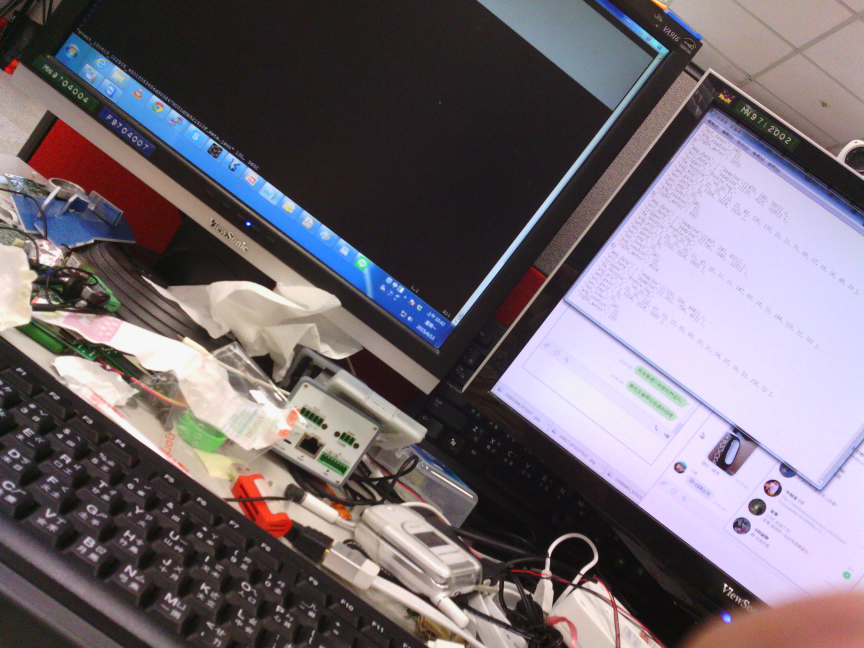
//> input picture event_150413_024218_45010053454d3038479001d0b521510f.jpg, 2592 x 1944 px (shown at 1/3 size)
$ ./main   (built with g++ and OpenCV 4)
//> lines starting //> are read from the running program, lines starting //| are printed output that depends on the picture

#include <stdlib.h>
#include <stdio.h>
#include <iostream>
#include <fstream>
#include <cmath>


#include <opencv2/core/core.hpp>
#include <opencv2/imgproc/imgproc.hpp>
#include <opencv2/highgui/highgui.hpp>

#define SHOW_IMAGE_DEBUG 1
#define SAVE_CUT_FILE 0

#define PI 3.1415926
using namespace std;
using namespace cv;


int main(int argc, char *argv[])
{

	int acc_data[3] = { -765 ,-625, -156};

	Mat imgOri;

	String imagePath = "D:\\video\\pic\\";

	String filename  = "event_150413_024218_45010053454d3038479001d0b521510f.jpg";

	imgOri = imread(imagePath + filename, 1);//讀檔
//> imgOri is the input picture: 1944 rows x 2592 cols, CV_8UC3; mean B, G, R 113.7, 105.9, 115

	if ( imgOri.empty()) // 檔案不存在  跳出
		return -1;

	// 先找出最大可能的邊
	int squareSize = sqrt(pow(imgOri.size().width, 2) + pow(imgOri.size().height, 2));
//> squareSize = 3240

	// 給定最大邊的方陣其值都為零
	Mat largeOri = Mat::zeros(squareSize, squareSize, CV_8UC3);

	//拷貝值原矩陣到最大矩陣  可避免因為旋轉所丟失的資料
	for (size_t j = 0; j < imgOri.size().height; j++){
		for (size_t i = 0; i < imgOri.size().width; i++){
			largeOri.at<Vec3b>((squareSize - imgOri.size().height) / 2 + j, (squareSize - imgOri.size().width) / 2 + i) = imgOri.at<Vec3b>(j, i);

		}
	}
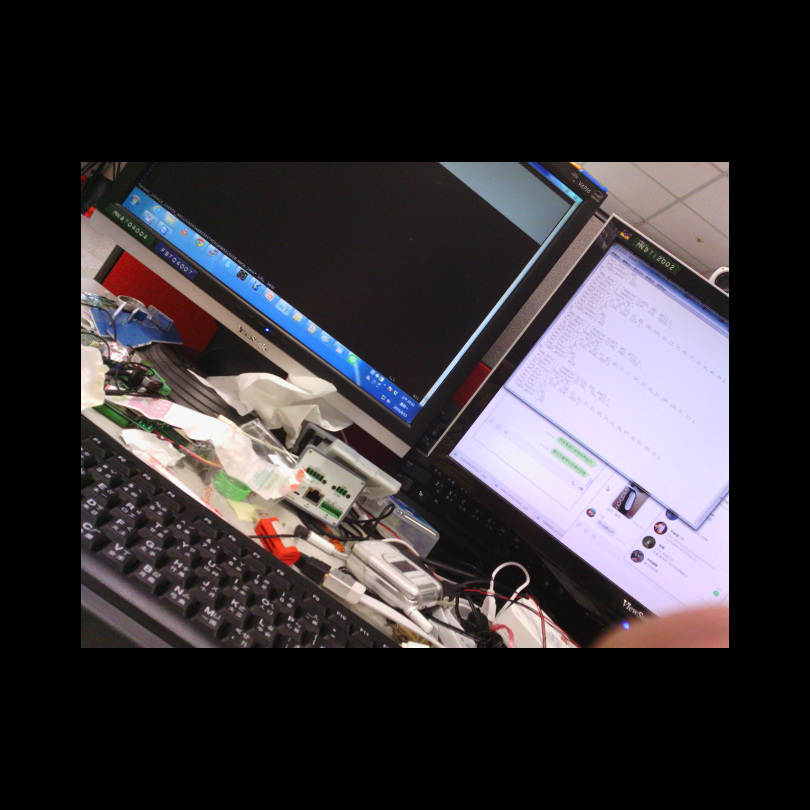
//> largeOri: 3240 rows x 3240 cols, CV_8UC3 (shown at 1/4 size); mean B, G, R 54.6, 50.8, 55.2

	//計算要選轉的角度
	double RotateDegree = acos( acc_data[0] / sqrt(pow(acc_data[0], 2) + pow(acc_data[1], 2)))*180.0/PI;


	//考慮向量後做修正
	if (acc_data[0] < 0 && acc_data[1] > 0){
		RotateDegree = RotateDegree-180;
	}
	else if (acc_data[0] < 0 && acc_data[1] < 0){
		RotateDegree = 180 - RotateDegree;
	}
	else if (acc_data[0] > 0 && acc_data[1] > 0){
		RotateDegree = 180 + RotateDegree;
	}

	// 計算旋轉矩陣
	Mat matRotation = getRotationMatrix2D(Point(largeOri.cols / 2, largeOri.rows / 2), RotateDegree, 1.0);

	Mat imgRotated;

	// 利用旋轉矩陣  旋轉整個大圖
	warpAffine(largeOri, imgRotated, matRotation, Size(squareSize, squareSize));
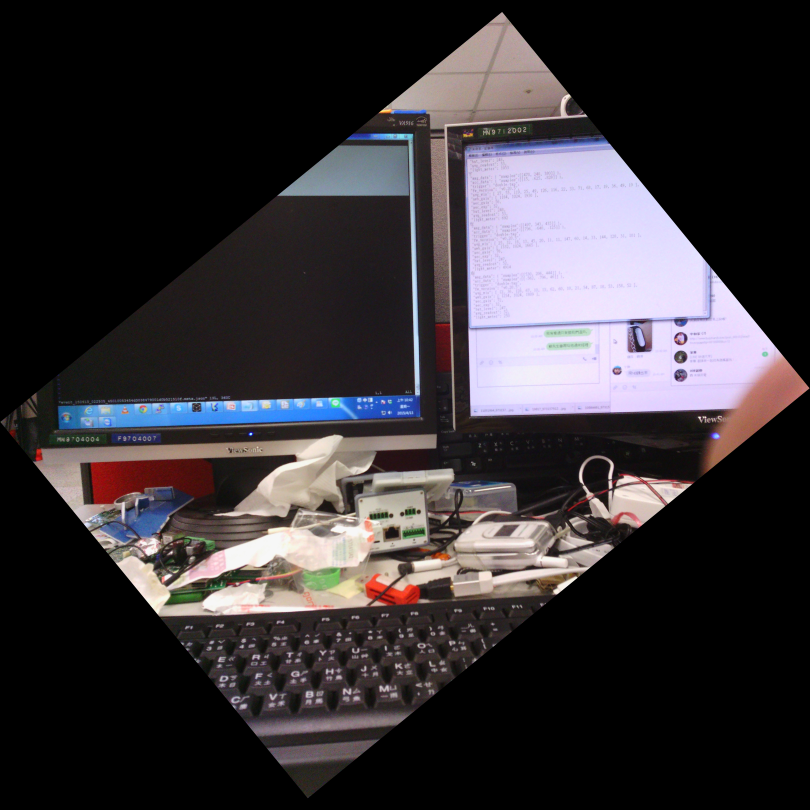
//> imgRotated: 3240 rows x 3240 cols, CV_8UC3 (shown at 1/4 size); mean B, G, R 54.6, 50.8, 55.2

	// 修正角度 至 0~90
	while (RotateDegree >= 360)
		RotateDegree -= 360;
	while (RotateDegree < 0)
		RotateDegree += 360;
	if (RotateDegree > 180 )
		RotateDegree = RotateDegree -180;
	if (RotateDegree > 90)
		RotateDegree = 180 - RotateDegree;

	// 計算要抓取的矩形  為了觀看方便  我選擇維持原比例  並把原圖的中心  視為新矩陣的中心

	Rect cutRegion = Rect( largeOri.cols / 2 - imgOri.cols*sin(RotateDegree*PI / 180) / 2,
		                   largeOri.rows / 2 - imgOri.cols*sin(RotateDegree*PI / 180) * imgOri.rows / imgOri.cols / 2,
						   imgOri.cols*sin(RotateDegree*PI / 180),
						   imgOri.cols*sin(RotateDegree*PI / 180) * imgOri.rows / imgOri.cols);
//> cutRegion = Rect(800, 1005, 1639, 1229)


	// 從矩陣當中  抓取矩形內的質
	Mat cutImg = imgRotated(cutRegion);
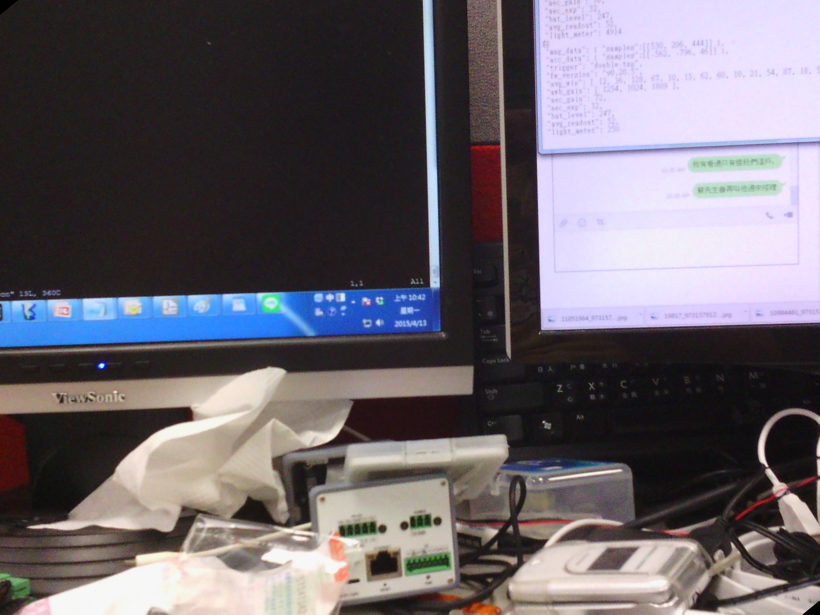
//> cutImg: 1229 rows x 1639 cols, CV_8UC3 (shown at 1/2 size); mean B, G, R 107.4, 99.9, 105.7

#if SAVE_CUT_FILE
	//找.jpg當中.的位置
	size_t pos = filename.find_first_of('.');

	// 找不到  跳出
	if (pos == std::string::npos)
		return -1;

	// 設定要被切割的檔名 使之不會蓋過原擋名
	filename.insert(pos, "_CUT");

	// 寫入檔案
	imwrite(imagePath + filename, cutImg);
#endif

	//秀出結果  debug用
#if SHOW_IMAGE_DEBUG
	cvNamedWindow("Ori", CV_WINDOW_AUTOSIZE);
	cvNamedWindow("Rotate", CV_WINDOW_AUTOSIZE);
	cvNamedWindow("Cut", CV_WINDOW_AUTOSIZE);

	while (1)
	{
		imshow("Ori", imgOri);
		imshow("Rotate", imgRotated);
		imshow("Cut", cutImg);

		if (cvWaitKey(1) == 27)
//> the Esc key is pressed
			break;
	}
#endif
	imgOri.release();
	largeOri.release();
	matRotation.release();
	imgRotated.release();
	cutImg.release();
	return 0;
}

$ run again, with event_150413_024146_45010053454d3038479001d0b521510f.jpg copied over event_150413_024218_45010053454d3038479001d0b521510f.jpg
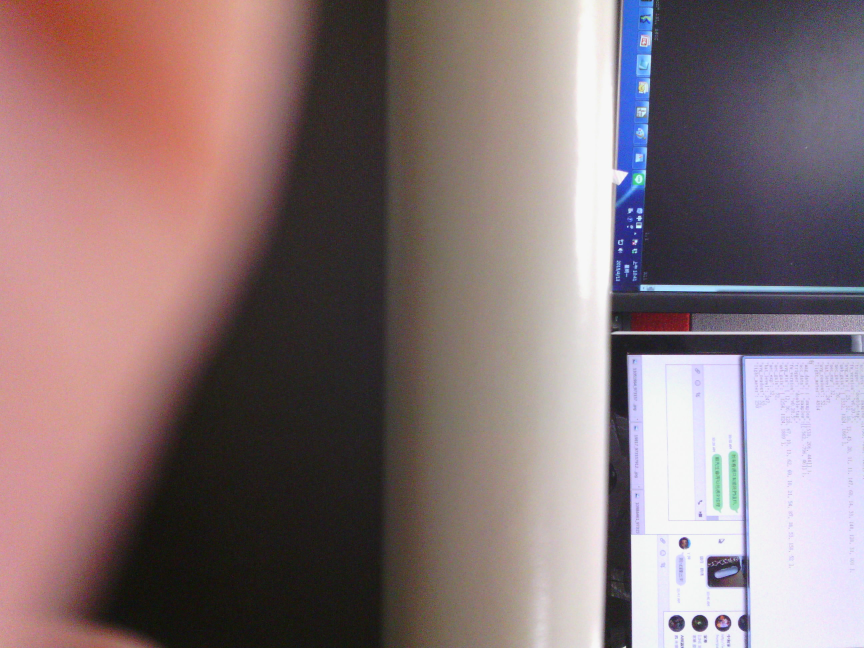
//> input picture event_150413_024146_45010053454d3038479001d0b521510f.jpg, 2592 x 1944 px (shown at 1/3 size)
//> imgOri is the input picture: 1944 rows x 2592 cols, CV_8UC3; mean B, G, R 118.3, 116.5, 136
//> after the loop `for (size_t j = 0; j < imgOri.size().height; j++)`:
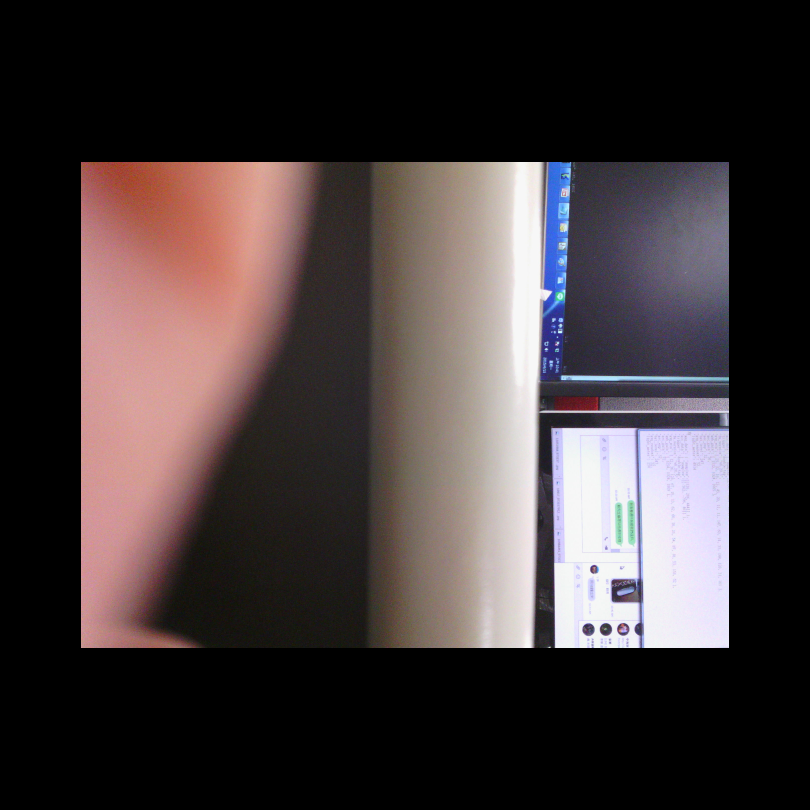
//> largeOri: 3240 rows x 3240 cols, CV_8UC3 (shown at 1/4 size); mean B, G, R 56.8, 55.9, 65.3
//> `Mat cutImg = imgRotated(cutRegion);`:
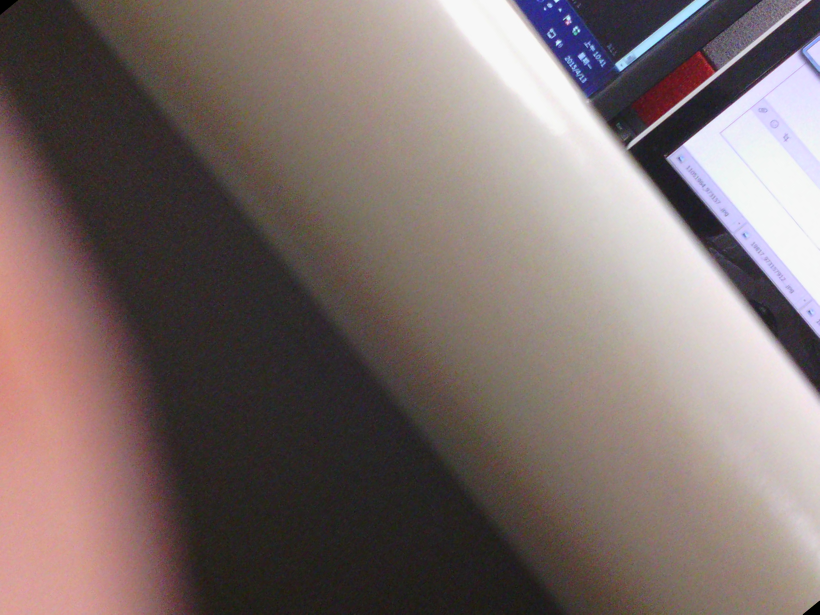
//> cutImg: 1229 rows x 1639 cols, CV_8UC3 (shown at 1/2 size); mean B, G, R 106.5, 109, 123.1

$ run again, with event_150413_024150_45010053454d3038479001d0b521510f.jpg copied over event_150413_024218_45010053454d3038479001d0b521510f.jpg
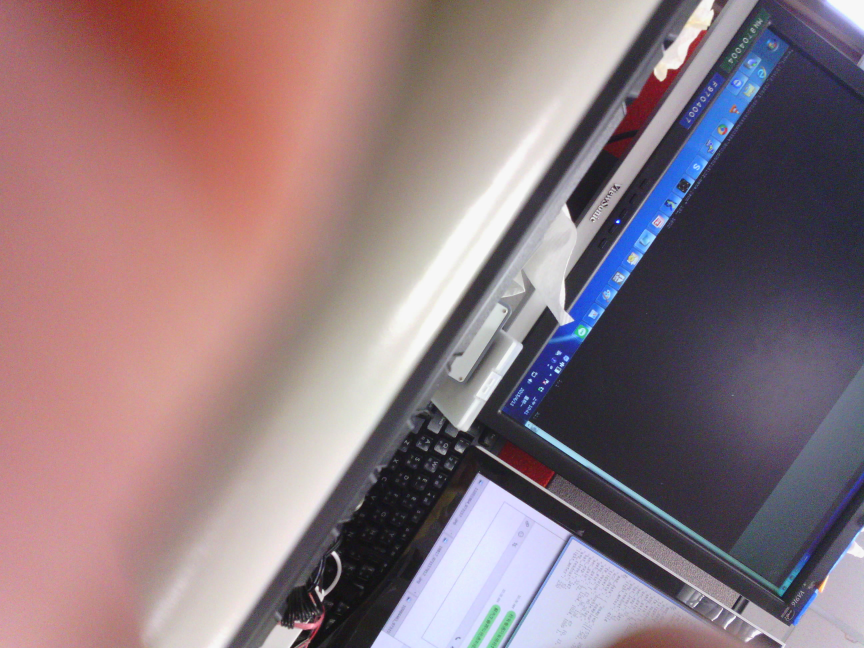
//> input picture event_150413_024150_45010053454d3038479001d0b521510f.jpg, 2592 x 1944 px (shown at 1/3 size)
//> imgOri is the input picture: 1944 rows x 2592 cols, CV_8UC3; mean B, G, R 126.4, 121.2, 143.6
//> after the loop `for (size_t j = 0; j < imgOri.size().height; j++)`:
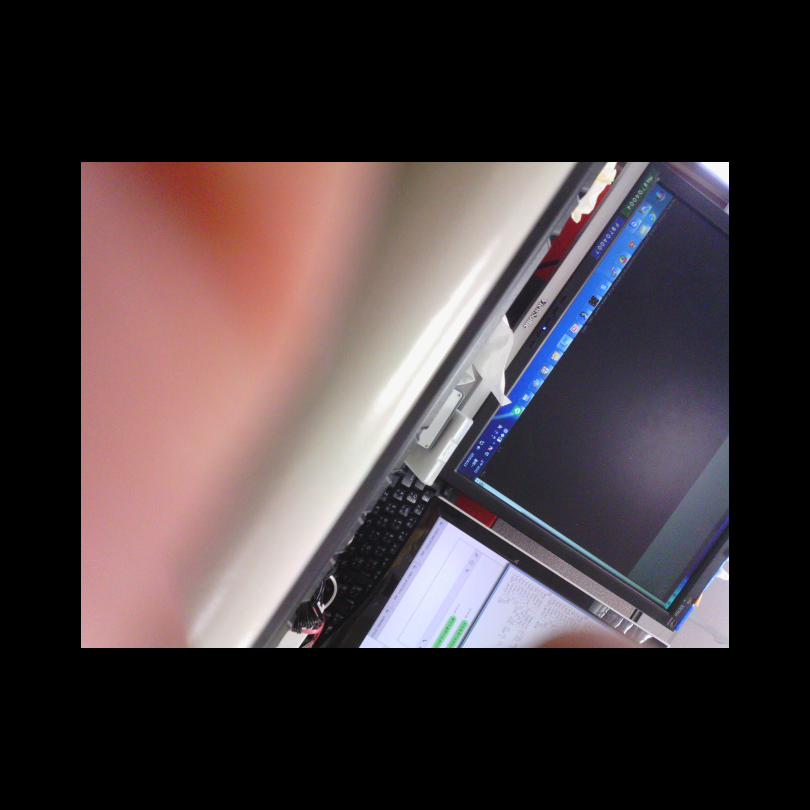
//> largeOri: 3240 rows x 3240 cols, CV_8UC3 (shown at 1/4 size); mean B, G, R 60.7, 58.2, 68.9
//> `Mat cutImg = imgRotated(cutRegion);`:
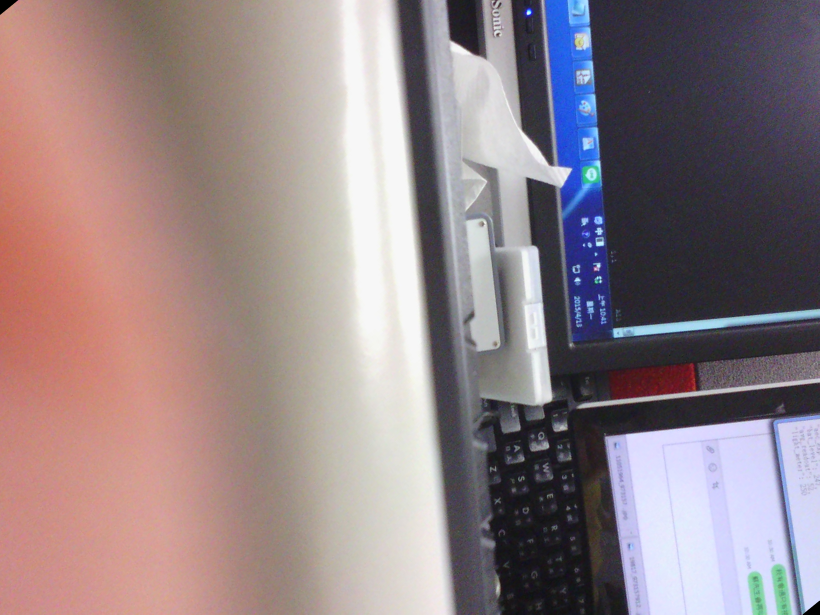
//> cutImg: 1229 rows x 1639 cols, CV_8UC3 (shown at 1/2 size); mean B, G, R 133.8, 130.5, 147

$ run again, with event_150413_024156_45010053454d3038479001d0b521510f.jpg copied over event_150413_024218_45010053454d3038479001d0b521510f.jpg
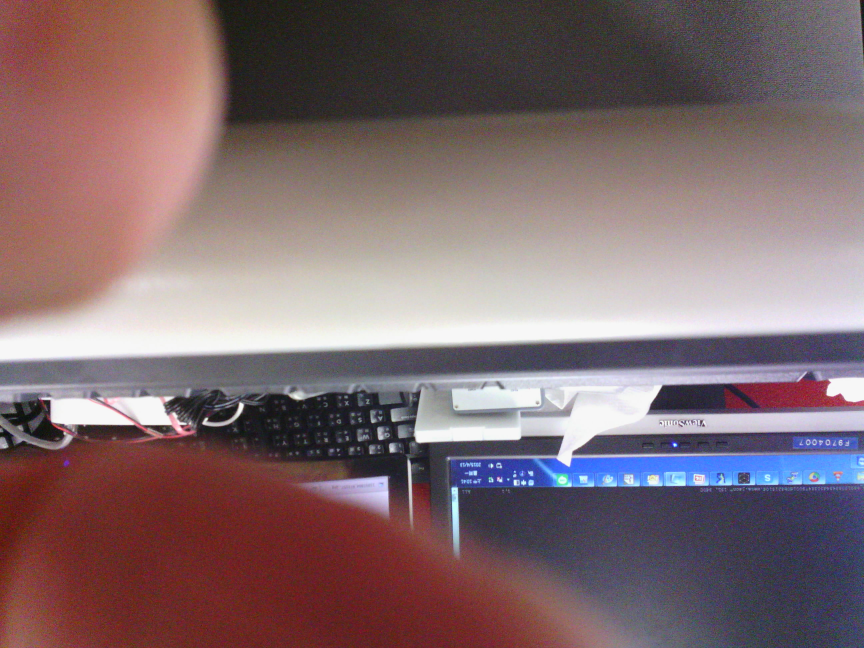
//> input picture event_150413_024156_45010053454d3038479001d0b521510f.jpg, 2592 x 1944 px (shown at 1/3 size)
//> imgOri is the input picture: 1944 rows x 2592 cols, CV_8UC3; mean B, G, R 110.8, 107.3, 128.8
//> after the loop `for (size_t j = 0; j < imgOri.size().height; j++)`:
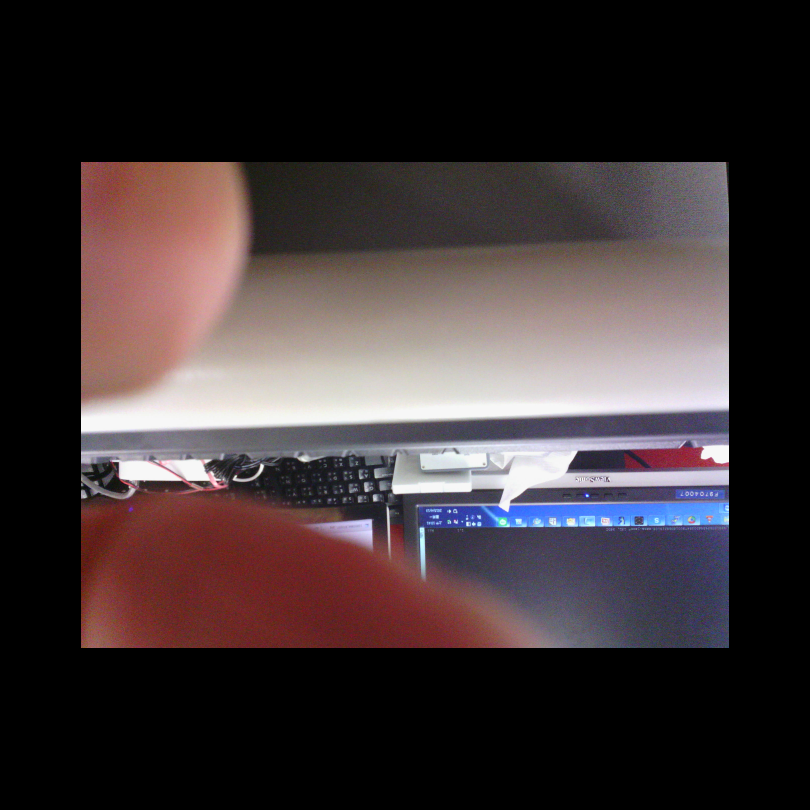
//> largeOri: 3240 rows x 3240 cols, CV_8UC3 (shown at 1/4 size); mean B, G, R 53.2, 51.5, 61.8
//> `Mat cutImg = imgRotated(cutRegion);`:
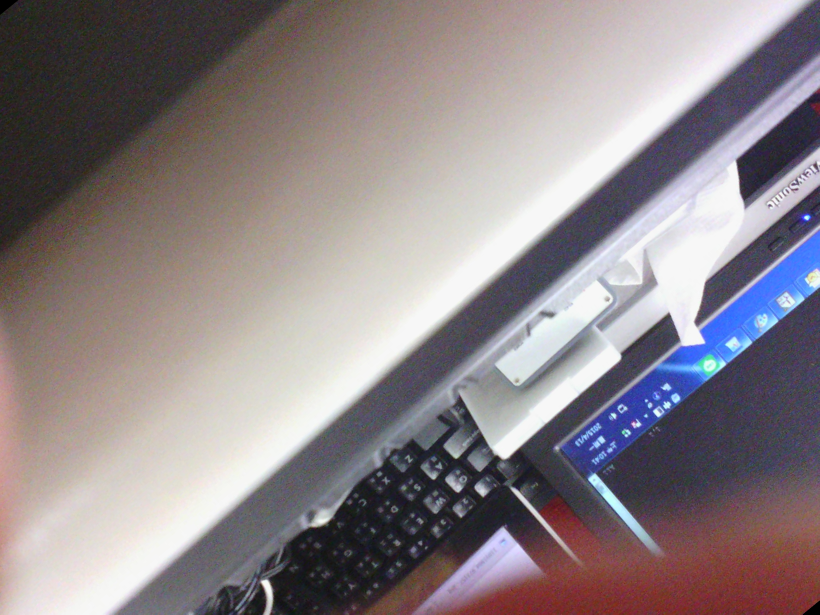
//> cutImg: 1229 rows x 1639 cols, CV_8UC3 (shown at 1/2 size); mean B, G, R 135.4, 132.1, 141.2
